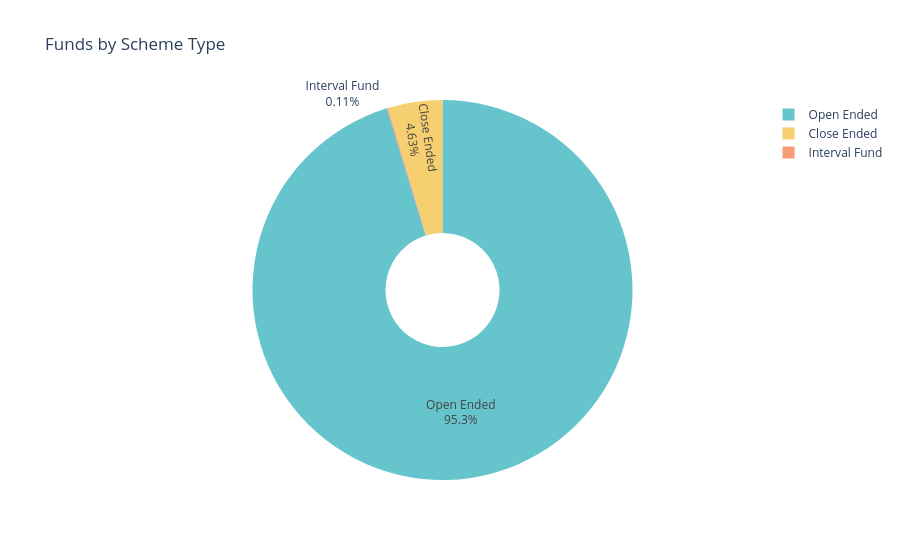

This figure's notebook cell:
### Code cell
scheme_type_counts = (active.groupby("Scheme_Type")["Scheme_Code"]
                      .count()
                      .reset_index()
                      .rename(columns={"Scheme_Code": "Fund_Count"}))

fig3 = px.pie(
    scheme_type_counts,
    names="Scheme_Type",
    values="Fund_Count",
    title="Funds by Scheme Type",
    hole=0.30,                          # makes it a donut instead of a full pie
    color_discrete_sequence=px.colors.qualitative.Pastel
)

fig3.update_traces(textinfo="percent+label")
fig3.show()

### Figure 1 — Plotly figure (JSON) as saved in the notebook; plotly's stock layout.template omitted (floating-point values rounded to 4 significant figures)
{"data": [{"domain": {"x": [0, 1], "y": [0, 1]}, "hole": 0.3, "hovertemplate": "Scheme_Type=%{label}<br>Fund_Count=%{value}<extra></extra>", "labels": ["Close Ended", "Interval Fund", "Open Ended"], "legendgroup": "", "name": "", "showlegend": true, "textinfo": "percent+label", "type": "pie", "values": [380, 9, 7827]}], "layout": {"legend": {"tracegroupgap": 0}, "piecolorway": ["rgb(102, 197, 204)", "rgb(246, 207, 113)", "rgb(248, 156, 116)", "rgb(220, 176, 242)", "rgb(135, 197, 95)", "rgb(158, 185, 243)", "rgb(254, 136, 177)", "rgb(201, 219, 116)", "rgb(139, 224, 164)", "rgb(180, 151, 231)", "rgb(179, 179, 179)"], "title": {"text": "Funds by Scheme Type"}}}
